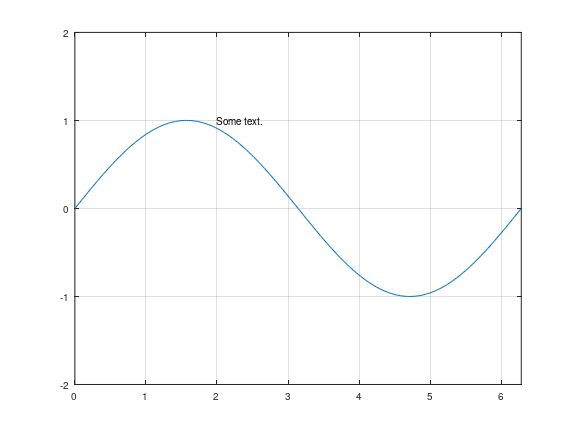
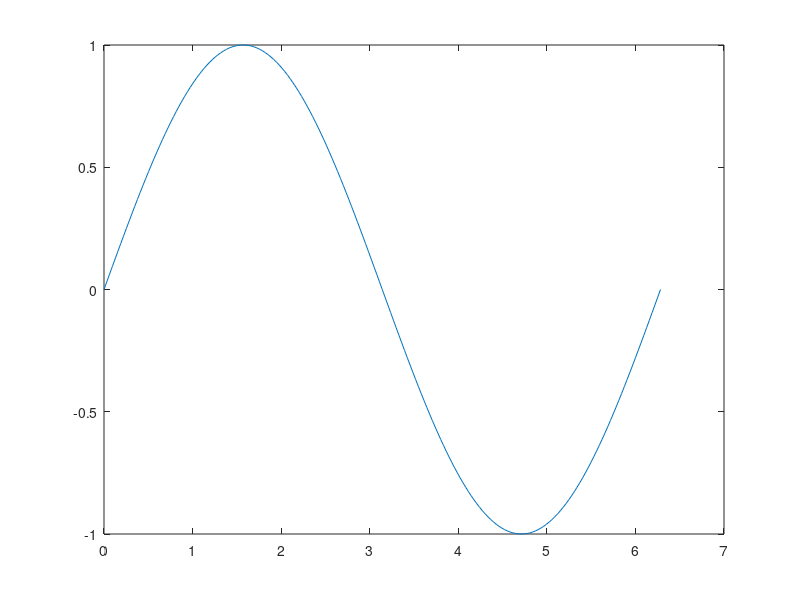

Reproduce these figures in MATLAB, in order. (Note: this script raises an error after producing the figures.)
% Getting Started
% This version: 11.10.2024
% Tested: MATLAB R2024a
%         Octave 6.4

close all;
clear all;

% ========
% Matrices
% ========

% Enter matrix
A = [ 16, 3, 2, 13; 5, 10, 11, 8; 9, 6, 7, 12; 4, 15, 14, 1 ]

% Column sums
sum(A)

% Transpose matrix
A'

% Row sums
sum(A')' 

% Diagonal elements
diag(A)

% Sum of diagonal elements
sum(diag(A))

% Subscripts: Sum of elements in the fourth columns
A(1,4) + A(2,4) + A(3,4) + A(4,4)

% Colon operator
1:10

100:-7:50

A(1:4,4)

A(1:4,end)

% ===========
% Expressions
% ===========

% Variables
num_students = 25

% Operators
aa = 2+2
bb = aa-1
cc =aa*bb
dd = cc/aa
ee = aa^3
ff = (aa+bb)*cc
gg = (1+sqrt(5))/2
hh = log(gg) 
ii = exp(hh)

% =====================
% Working with Matrices
% =====================

% Generating matrices
Z = zeros(2,4)

F = 5*ones(3,3)

N = fix(10*rand(1,10)) 

R = randn(4,4) 

% Elementwise operations
N.^2

A.*A 

% Concatenation
B = [A, A+32; A+48, A+16]

% Deleting rows and columns
X = A;

X(:,2) = [] 

% Linear Algebra
A + A'

A'*A

RInv = inv(R) 

round(RInv*R)

v = ones(4,1)

A*v 

% ======
% Arrays
% ======

% Building tables
n = (0:9)';
pows = [ n, n.^2, 2.^n ]

x = (1:0.1:2)';
logs = [ x, log10(x) ]

% Multivariate data
D = [ 72, 134, 3.2;
      81, 201, 3.5;
      69, 156, 7.1;
      82, 148, 2.4;
      75, 170, 1.2 ]
      
mu = mean(D) 

sigma = std(D) 

% Scalar expansion
B = A-8.5 

B(1:2, 2:3) = 0

% Logical subscripting 
x = [ 2.1, 1.7, 1.6, 1.5, NaN, 1.9, 1.8, 1.5, 5.1, 1.8, 1.4, 2.2, 1.6, 1.8 ];

x = x(isfinite(x))

x = x(abs(x-mean(x)) <= 3*std(x))

B=A;
B(~isprime(B)) = 0

% The find function
k = find(isprime(A))' 

A(k) 

A(k) = NaN

% ============================
% Controlling Input and Output
% ============================

% The format function
x = [ 4/3, 1.2345e-6 ];
format short
x
format short e
x
format short g
x
format long
x
format long e
x
format long g
x
format bank
x
format rat
x
format hex
x

format short

% Suppressing output
A = magic(10); 

% Entering long statements
s = 1 -1/2 + 1/3 - 1/4 + 1/5 -1/6 + 1/7 ...
    -1/8 + 1/9 - 1/10 + 1/11 - 1/12;

% ========
% Graphics
% ========

% Creating a plot
x = 0:pi/100:2*pi;
y = sin(x);
plot(x,y);
xlabel('x = 0:2\pi');
ylabel('Sine of x');
title('Plot of the Sine Function', 'FontSize', 12);

% Multiple data sets in one graph
x = 0:pi/100:2*pi;
y = sin(x);
y2 = sin(x-0.25);
y3 = sin(x-0.5);
plot(x,y,x,y2,x,y3);
legend('sin(x)', 'sin(x-0.25)', 'sin(x-0.5)');

% Specifying line styles and colors
x = 0:pi/100:2*pi;
y = sin(x);
plot(x,y, 'ks')

% Placing markers at every tenth data point
x1 = 0:pi/100:2*pi;
x2 = 0:pi/10:2*pi;
plot(x1,sin(x1), 'r:', x2,sin(x2),'r+');

% Adding plots to an existing graph
x = 0:pi/100:2*pi;
y = sin(x);
y2 = sin(x-0.25);
y3 = sin(x-0.5);
hold on;
plot(x,y);
plot(x,y2);
plot(x,y3);
hold off;
legend('sin(x)', 'sin(x-0.25)', 'sin(x-0.5)');

% Figure windows
n=2;
figure(n);
x = 0:pi/100:2*pi;
y = sin(x);
plot(x,y);

% Clearing the figure for a new plot
figure(1);
clf reset;

% Multiple plots in one figure
x = 0:pi/100:2*pi;
subplot(2,2,1); plot(x, sin(x)); title('sin(x)');
subplot(2,2,2); plot(x, cos(x)); title('cos(x)');
subplot(2,2,3); plot(x, log(x)); title('ln(x)');
subplot(2,2,4); plot(x, exp(x)); title('exp(x)');

% Controlling the axes and adding text
figure(1);
clf reset;
x = 0:pi/100:2*pi;
y = sin(x);
plot(x,y);
axis([0, 2*pi, -2, 2]);
grid on;
text(2,1,'Some text.');

% Saveing figures
saveas(1, "plotexample.png", "png");

% ===========
% Programming
% ===========

% Flow control: if
a = 1;
b = 2;
if a > b
  disp('greater');
elseif a == b
  disp('equal');
elseif a < b
  disp('less');
else
  disp('Error.');
end

% Flow control: for
for n = 1:10
  n
end

% Other data structures: Structures
S.name = 'Leon Walras';
S.birthyear = 1834;
S

S(2).name = 'John Maynard Keynes';
S(2).birthyear = 1883;

S(3) = struct('name', 'Milton Friedman', ...
              'birthyear', 1912);
S 

% Functions
x2fun(4)

% Anonymous functions
sqr = @(x) x.^2;
sqr(5)

% =================
% Matlab or Octave?
% =================
MyEnv.Octave = exist('OCTAVE_VERSION', 'builtin') ~= 0;
MyEnv.Matlab = ~MyEnv.Octave;
MyEnv
